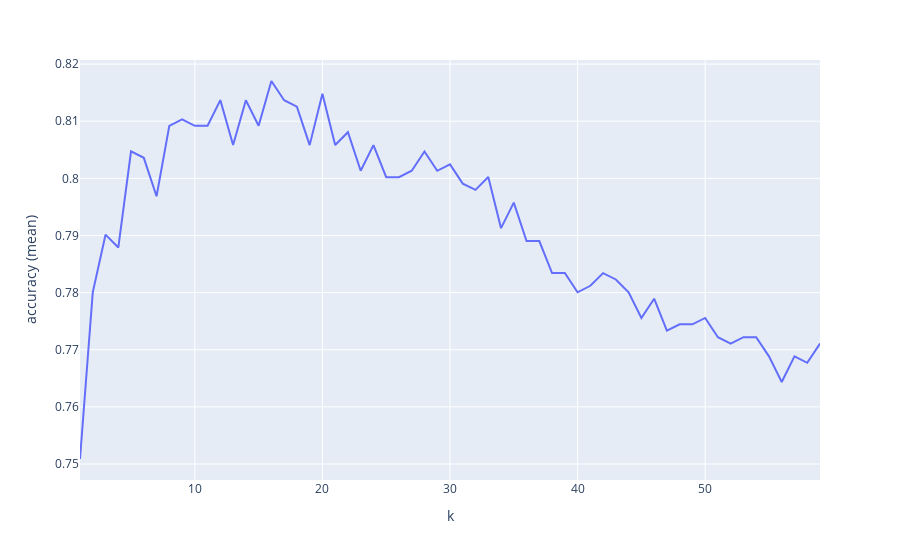

Notebook code cell kept with this figure:
### Code cell
# 5-fold split (stratified)
k = []
scores = []
for i in range(1, 60):
    model = KNeighborsClassifier(n_neighbors=i)
    score = cross_val_score(model, original_X, original_y)
    scores.append(score.mean())
    k.append(i)

result = pd.DataFrame(zip(k, scores), columns=['k', 'accuracy (mean)'])
px.line(result, x='k', y='accuracy (mean)')

### Figure 1 — Plotly figure (JSON) as saved in the notebook; plotly's stock layout.template omitted (floating-point values rounded to 4 significant figures)
{"data": [{"hovertemplate": "k=%{x}<br>accuracy (mean)=%{y}<extra></extra>", "legendgroup": "", "line": {"color": "#636efa", "dash": "solid"}, "mode": "lines", "name": "", "orientation": "v", "showlegend": false, "type": "scatter", "x": [1, 2, 3, 4, 5, 6, 7, 8, 9, 10, 11, 12, 13, 14, 15, 16, 17, 18, 19, 20, 21, 22, 23, 24, 25, 26, 27, 28, 29, 30, 31, 32, 33, 34, 35, 36, 37, 38, 39, 40, 41, 42, 43, 44, 45, 46, 47, 48, 49, 50, 51, 52, 53, 54, 55, 56, 57, 58, 59], "xaxis": "x", "y": [0.7509, 0.78, 0.7901, 0.7879, 0.8047, 0.8036, 0.7969, 0.8092, 0.8103, 0.8092, 0.8092, 0.8137, 0.8058, 0.8137, 0.8092, 0.817, 0.8137, 0.8126, 0.8058, 0.8148, 0.8058, 0.8081, 0.8013, 0.8058, 0.8002, 0.8002, 0.8013, 0.8047, 0.8013, 0.8025, 0.7991, 0.798, 0.8002, 0.7913, 0.7958, 0.789, 0.789, 0.7834, 0.7834, 0.7801, 0.7812, 0.7834, 0.7823, 0.7801, 0.7756, 0.7789, 0.7733, 0.7745, 0.7745, 0.7756, 0.7722, 0.7711, 0.7722, 0.7722, 0.7688, 0.7643, 0.7688, 0.7677, 0.7711], "yaxis": "y"}], "layout": {"legend": {"tracegroupgap": 0}, "margin": {"t": 60}, "xaxis": {"anchor": "y", "domain": [0, 1], "title": {"text": "k"}}, "yaxis": {"anchor": "x", "domain": [0, 1], "title": {"text": "accuracy (mean)"}}}}
